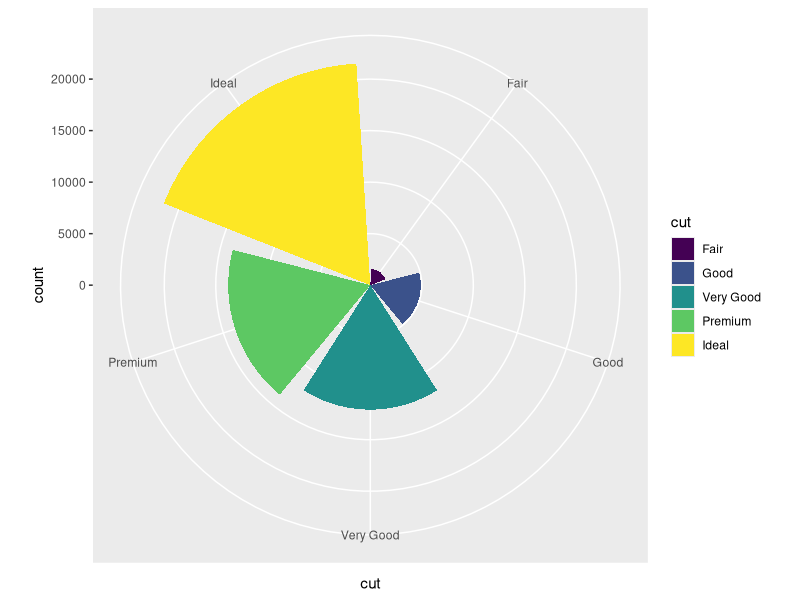
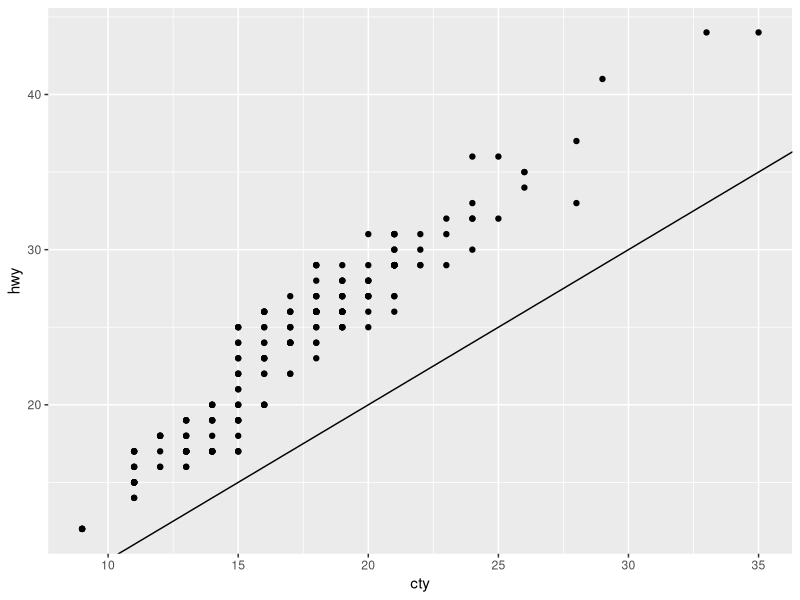
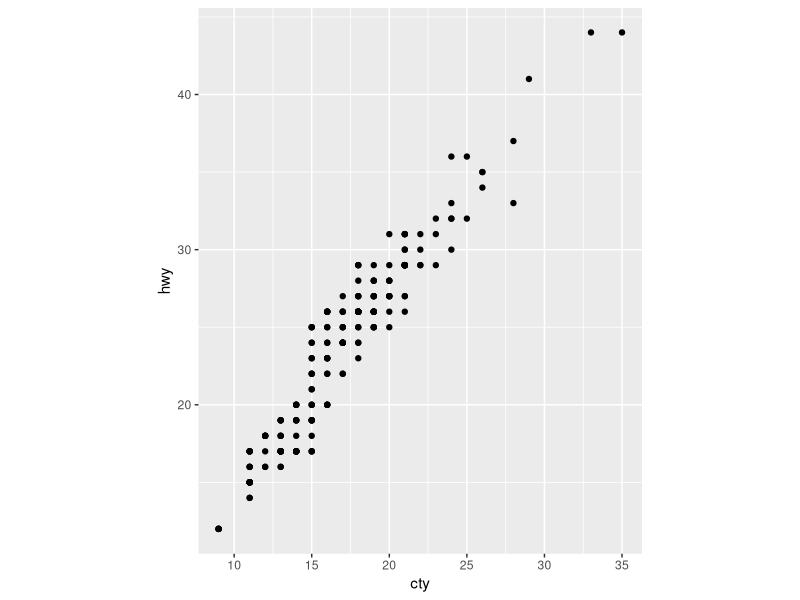

R code for these plots, in order:
library(tidyverse)
#1
bar <- ggplot(data = diamonds) + 
  geom_bar(mapping = aes(x = cut, fill = cut))
bar + coord_polar()
#2
?labs
#Modify axis, legend, and plot labels
#3
?coord_map
#coord_map projects a portion of the earth, 
#which is approximately spherical, 
#onto a flat 2D plane using any projection defined by the mapproj package. 
#Map projections do not, in general, preserve straight lines, so this requires considerable computation. 
#coord_quickmap is a quick approximation that does preserve straight lines. 
#It works best for smaller areas closer to the equator.
#4
ggplot(data = mpg, mapping = aes(x = cty, y = hwy)) +
    geom_point() + 
    geom_abline() 
##coord_fixed()
#Without coord_fixed(), the angle of the graphic will not be fixed, 
#It will be difficult to compare the value of different graphics.
ggplot(data = mpg, mapping = aes(x = cty, y = hwy)) +
  geom_point() + 
#  geom_abline() +
  coord_fixed()
#Without the geom_abline, we have no longer the line that has an angle of 45° to help us to compare the value. 